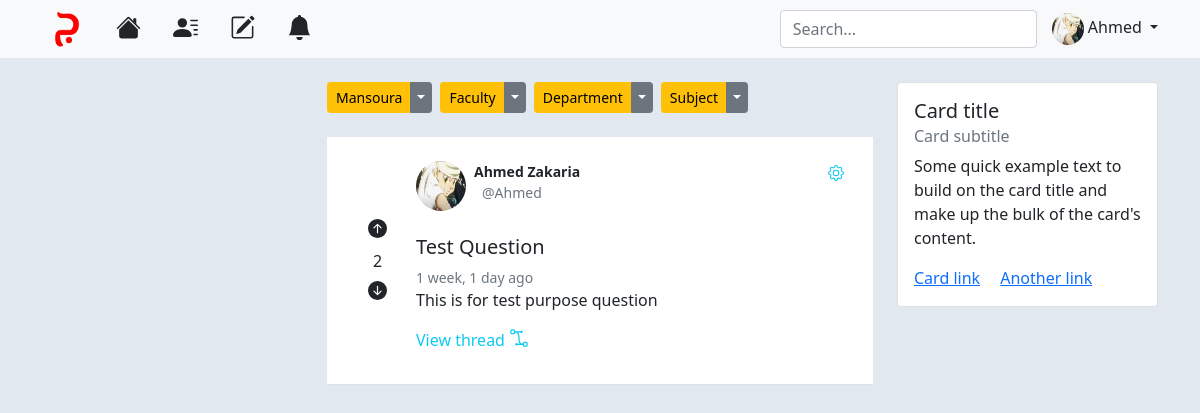
The app's page /timeline/Mansoura/ (signed in) with its own data.
### accounts/models.py (models this page shows, shortened)
class User(AbstractUser):
    verified_user = models.BooleanField(default=False)

class UserProfile(models.Model):
    user = models.OneToOneField(User, on_delete=models.CASCADE, related_name='user_profile')
    first_name = models.CharField(max_length=50)
    last_name = models.CharField(max_length=50)
    profession = models.CharField(max_length=100)
    profile_pic = models.ImageField(default='1.png')
    bio = models.CharField(max_length=500)
    vote_points = models.IntegerField(default=0)
    following = models.ManyToManyField('self', related_name='following')
    badge = models.ForeignKey('Badge', on_delete=models.PROTECT, related_name="user_badge", null=True, default=None)
    def get_absolute_url(self):
        return reverse('profile:user_profile', kwargs={'pk': self.id})

### structure/models.py (models this page shows, shortened)
class CommonInfo(models.Model):
    name = models.CharField(max_length=80)
    description = models.CharField(max_length=1000, default='test')
    def __str__(self):
        return self.name
    class Meta:
        abstract = True

class University(CommonInfo):
    class Meta:
        verbose_name_plural = 'Universities'
    def get_absolute_url(self):
        return reverse('timeline:university', kwargs={'university': self.name})

### questions/models.py (models this page shows, shortened)
class Question(models.Model):
    asked_by = models.ForeignKey(UserProfile, on_delete=models.CASCADE, related_name="asked_by")
    answered_by = models.ManyToManyField(UserProfile, related_name='answered_by_list')
    title = models.CharField(max_length=150)
    body = models.CharField(max_length=20000)
    status = models.BooleanField(default=False)
    date = models.DateTimeField(auto_now_add=True)
    up_vote = models.ManyToManyField(UserProfile, related_name='question_up_votes')
    down_vote = models.ManyToManyField(UserProfile, related_name='questions_down_votes')
    university = models.ForeignKey(University, on_delete=models.CASCADE, related_name="question_university")
    faculty = models.ForeignKey(Faculty, on_delete=models.CASCADE, related_name="question_faculty")
    department = models.ForeignKey(Department, on_delete=models.CASCADE, related_name="question_department")
    subject = models.ForeignKey(Subject, on_delete=models.CASCADE, related_name="question_subject")
    def get_absolute_url(self):
        return reverse('questions:question', kwargs={'pk': self.id})

### timeline/views.py (the view)
# urls.py: path('<str:university>/', UniversityView.as_view(), name='university')
class UniversityView(ListView):
    model = University
    template_name = 'university.html'
    context_object_name = 'universities'
    def get_context_data(self, **kwargs):
        context = super().get_context_data(**kwargs)
        uni = University.objects.filter(name__iexact=self.kwargs['university']).first()
        questions = Question.objects.filter(university=uni).order_by('-date').annotate(
        total_vote = Count(F('up_vote')) - Count(F('down_vote')))
        context['questions'] = questions
        context['university'] = uni
        return context

### structure/models.py (called while the page is built)
    def get_absolute_url(self):
        return reverse('timeline:faculty', kwargs={
                    'university': self.university.name,
                    'faculty': self.name
                    })

### timeline/templates/university.html (shortened to what this page needs)
{% extends 'base.html' %}
{% load static %}
{% load humanize %}
{% block questions %}
<div class="d-flex justify-content-start mb-4">
  <div class="btn-group mr-2">
    <button class="btn btn-warning btn-sm" type="button">
      {{university.name}}
    </button>
    <button type="button" class="btn btn-sm btn-secondary dropdown-toggle dropdown-toggle-split" data-bs-toggle="dropdown" aria-expanded="false">
    </button>
  </div>
  <div class="btn-group mr-2">
    <button class="btn btn-warning btn-sm" type="button">
      Faculty
    </button>
    <button type="button" class="btn btn-sm btn-secondary dropdown-toggle dropdown-toggle-split" data-bs-toggle="dropdown" aria-expanded="false">
    </button>
  </div>
  <div class="btn-group mr-2">
    <button class="btn btn-warning btn-sm" type="button">
      Department
    </button>
    <button type="button" class="btn btn-sm btn-secondary dropdown-toggle dropdown-toggle-split" data-bs-toggle="dropdown" aria-expanded="false">
    </button>
  </div>
  <div class="btn-group mr-2">
    <button class="btn btn-warning btn-sm" type="button">
      Subject
    </button>
    <button type="button" class="btn btn-sm btn-secondary dropdown-toggle dropdown-toggle-split" data-bs-toggle="dropdown" aria-expanded="false">
    </button>
  </div>
</div>
{% for q in questions %}
<div class="container px-0 mb-3">
  <div class="d-flex justify-content-center row">
    <div class="d-flex flex-column">
      <div class="d-flex flex-row align-items-center text-left comment-top p-4 bg-white border-bottom">
        <div class="d-flex flex-column-reverse flex-grow-0 align-items-center votings ml-1">
          {% if user.is_authenticated %}
          <form class='q_downvote'>
            <button value='{{q.id}}' class='btn' type='submit' name='button'>
              {% if user.user_profile in q.down_vote.all %}
              <svg id='q_downvote{{q.id}}' xmlns="http://www.w3.org/2000/svg" width="19" height="19" fill="currentColor" class="bi bi-arrow-down-circle-fill text-danger" viewBox="0 0 16 16">
                <path d="M16 8A8 8 0 1 1 0 8a8 8 0 0 1 16 0zM8.5 4.5a.5.5 0 0 0-1 0v5.793L5.354 8.146a.5.5 0 1 0-.708.708l3 3a.5.5 0 0 0 .708 0l3-3a.5.5 0 0 0-.708-.708L8.5 10.293V4.5z" />
              </svg>
              {% else %}
              <svg id='q_downvote{{q.id}}' xmlns="http://www.w3.org/2000/svg" width="19" height="19" fill="currentColor" class="bi bi-arrow-down-circle-fill" viewBox="0 0 16 16">
                <path d="M16 8A8 8 0 1 1 0 8a8 8 0 0 1 16 0zM8.5 4.5a.5.5 0 0 0-1 0v5.793L5.354 8.146a.5.5 0 1 0-.708.708l3 3a.5.5 0 0 0 .708 0l3-3a.5.5 0 0 0-.708-.708L8.5 10.293V4.5z" />
              </svg>
              {% endif %}
            </button>
          </form>
          <span id='q_votes{{q.id}}'>{{q.total_vote}}</span>
          <form class="q_upvote">
            <button value="{{q.id}}" class='btn' type='submit' name='button'>
              {% if user.user_profile in q.up_vote.all %}
              <svg id='q_upvote{{q.id}}' xmlns="http://www.w3.org/2000/svg" width="19" height="19" fill="currentColor" class="bi bi-arrow-up-circle-fill text-success" viewBox="0 0 16 16">
                <path d="M16 8A8 8 0 1 0 0 8a8 8 0 0 0 16 0zm-7.5 3.5a.5.5 0 0 1-1 0V5.707L5.354 7.854a.5.5 0 1 1-.708-.708l3-3a.5.5 0 0 1 .708 0l3 3a.5.5 0 0 1-.708.708L8.5 5.707V11.5z" />
              </svg>
              {% else %}
              <svg id='q_upvote{{q.id}}' xmlns="http://www.w3.org/2000/svg" width="19" height="19" fill="currentColor" class="bi bi-arrow-up-circle-fill" viewBox="0 0 16 16">
                <path d="M16 8A8 8 0 1 0 0 8a8 8 0 0 0 16 0zm-7.5 3.5a.5.5 0 0 1-1 0V5.707L5.354 7.854a.5.5 0 1 1-.708-.708l3-3a.5.5 0 0 1 .708 0l3 3a.5.5 0 0 1-.708.708L8.5 5.707V11.5z" />
              </svg>
              {% endif %}
            </button>
          </form>
          {% endif %}
        </div>
        <div class="d-flex flex-column ml-3">
          <div class="profile-image d-flex flex-row">
            {% if q.asked_by.profile_pic %}
            <img class="rounded-circle" src="{{q.asked_by.profile_pic.url}}" width="50" height='50'>
            {% else %}
            <img class="rounded-circle border" src="{% static 'images/logo.png' %}" width="50" height='50' alt="">
            {% endif %}
            <div class="d-flex flex-column">
              <small class="bdge mx-2 fw-bold">{{q.asked_by.first_name|title}} {{q.asked_by.last_name|title}}</small>
              <small class="bdge mx-3"><a class='text-decoration-none text-muted' href="{{q.asked_by.get_absolute_url}}">@{{q.asked_by.user.username|title}}</a></small>
            </div>
            {% if user.is_authenticated %}
            {% if user.user_profile == q.asked_by %}
            <div class="dropstart gear">
              <a href="" role="button" id="dropdownMenuLink" data-bs-toggle="dropdown" aria-expanded="false">
              </a>
            </div>
            {% endif %}
            {% endif %}
          </div>
          <br>
          <div class="d-flex flex-column post-title">
            <div class="d-flex flex-row">
              <h5>{{q.title|title}}</h5>
            </div>
            <small class='text-muted'>{{q.date|naturaltime}}</small>
          </div>
          <div class="comment-text-sm mb-2">
            <span>
              {{q.body}}
            </span>
          </div>
          <a href="{{q.get_absolute_url}}" class='nav-link link-info px-0'>
            View thread
          </a>
        </div>
      </div>
    </div>
  </div>
</div>
{% endfor %}
{% endblock %}
{% block suggestions %}
<div class="card gedf-card">
  <div class="card-body">
    <h5 class="card-title">Card title</h5>
    <h6 class="card-subtitle mb-2 text-muted">Card subtitle</h6>
    <p class="card-text">Some quick example text to build on the card title and make up the bulk of the
      card's content.</p>
    <a href="#" class="card-link">Card link</a>
    <a href="#" class="card-link">Another link</a>
  </div>
</div>
{% endblock %}

### timeline/templates/base.html (shortened to what this page needs)
<!doctype html>
{% load static %}
<html lang="en">
<head>
  <link rel="stylesheet" href="https://cdn.jsdelivr.net/npm/bootstrap@4.6.0/dist/css/bootstrap.min.css">
  <link href="{% static 'assets/dist/css/bootstrap.min.css' %}" rel="stylesheet">
  <link href="{% static 'css/timeline.css' %}" rel="stylesheet">
</head>
<body>
  <main>
    <header class="p-1 bg-light">
      <div class="container">
        <div class="d-flex flex-wrap align-items-center justify-content-center justify-content-lg-start">
          <a href="/" class="d-flex align-items-center mr-3 mb-2 mb-lg-0 text-dark text-decoration-none">
            <img src="{% static 'images/logo.png' %}" width='50px' height='50px' alt="">
          </a>
          <ul class="nav col-12 col-lg-auto me-lg-auto mb-2 justify-content-center mb-md-0">
            <li>
              <a href="{% url 'timeline:timeline' %}" class="nav-link px-2 mr-3 link-dark">
              </a>
            </li>
            <li>
              <a href="{% url 'timeline:following' %}" class="nav-link mr-3 px-2 link-dark">
              </a>
            </li>
            <li><a href="{% url 'questions:ask' %}" class="nav-link mr-3 px-2 link-dark">
              </a>
            </li>
            <li>
              {% if notif %}
              <a href="{% url 'profile:notification' %}" id='notification' class="nav-link position-relative mr-3 px-2 link-dark">
                <svg xmlns="http://www.w3.org/2000/svg" width="25" height="25" fill="currentColor" class="bi bi-bell-fill text-danger" viewBox="0 0 16 16">
                  <path d="M8 16a2 2 0 0 0 2-2H6a2 2 0 0 0 2 2zm.995-14.901a1 1 0 1 0-1.99 0A5.002 5.002 0 0 0 3 6c0 1.098-.5 6-2 7h14c-1.5-1-2-5.902-2-7 0-2.42-1.72-4.44-4.005-4.901z" />
                </svg>
                <span id='notification_count' class="position-absolute mx-2 top-50 start-100 translate-middle badge rounded-pill bg-danger">
                  {{notif}}
                </span>
              </a>
              {%  else %}
              <a href="{% url 'profile:notification' %}" id='notification' class="nav-link position-relative mr-3 px-2 link-dark">
                <svg xmlns="http://www.w3.org/2000/svg" width="25" height="25" fill="currentColor" class="bi bi-bell-fill" viewBox="0 0 16 16">
                  <path d="M8 16a2 2 0 0 0 2-2H6a2 2 0 0 0 2 2zm.995-14.901a1 1 0 1 0-1.99 0A5.002 5.002 0 0 0 3 6c0 1.098-.5 6-2 7h14c-1.5-1-2-5.902-2-7 0-2.42-1.72-4.44-4.005-4.901z" />
                </svg>
              </a>
              {% endif %}
            </li>
          </ul>
          <form class="col-12 col-lg-auto mb-2 mb-lg-0">
            <input type="search" class="form-control" placeholder="Search..." aria-label="Search">
          </form>
          {% if user.is_authenticated %}
          <div class="dropdown text-end">
            <a href="#" class="d-block link-dark text-decoration-none dropdown-toggle" id="dropdownUser1" data-bs-toggle="dropdown" aria-expanded="false">
              <img src="{{user.user_profile.profile_pic.url }}" alt="{{user.user_profile.first_name }}" width="32" height="32" class="rounded-circle">
              {{user.user_profile.first_name}}
            </a>
          </div>
          {% else %}
          <div class="text-end">
            <a href="{% url 'accounts:login' %}" type="button" class="btn btn-success me-2">Log-In</a>
            <a href="{% url 'accounts:register' %}" type="button" class="btn btn-warning">Sign-Up</a>
          </div>
          {% endif %}
        </div>
      </div>
    </header>
    <div class="container mt-4">
      <div class="row">
        <div class="col-md-3">
        </div>
        <div class="col-md-6 mb-4">
          {% block questions %}
          {% endblock %}
        </div>
        <div class="col-md-3">
          {% block suggestions %}
          {% endblock %}
        </div>
      </div>
    </div>
  </main>
</body>
</html>

### timeline/static/css/timeline.css (style rules this page uses)
body { background-color: #e2e8f0; min-height: 100vh; min-height: -webkit-fill-available; }
html { height: -webkit-fill-available; }
main { display: flex; flex-direction: column; flex-wrap: nowrap; height: 100vh; height: -webkit-fill-available; max-height: 100vh; overflow-x: auto; }
.gear { margin-left: 15rem !important; }
.bi { vertical-align: -.125em; pointer-events: none; fill: currentColor; }
.dropdown-toggle { outline: 0; }

### records on screen
User: user_profile.profile_pic (picture), user_profile.first_name "Ahmed"
University: name "Mansoura"
Question: {{ q.id }} 1 (drawn), total_vote "2", asked_by.profile_pic (picture), asked_by.first_name "Ahmed", asked_by.last_name "Zakaria", asked_by.user.username "Ahmed", title "Test Question", date "1 week, 1 day ago", body "This is for test purpose question"
